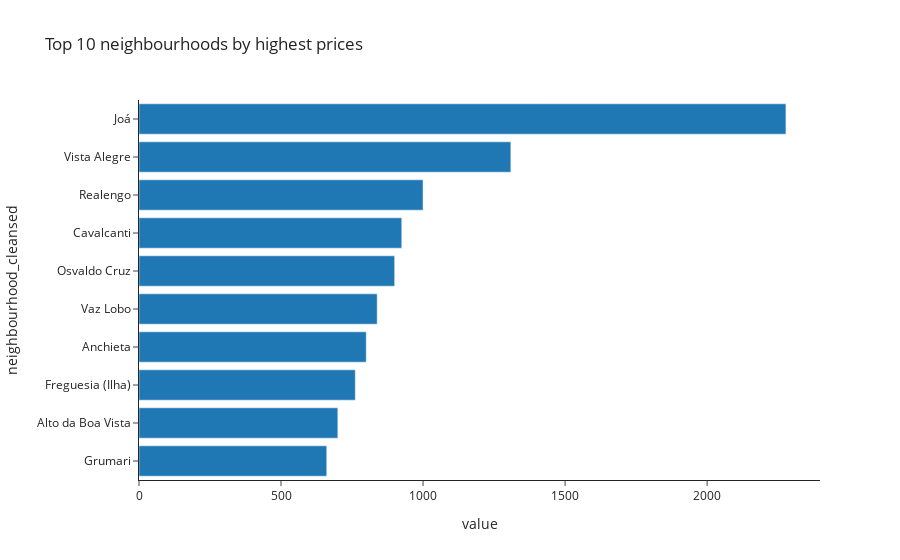

Notebook code for this chart:
### Markdown cell above
We will use the median so that the outliers have a smaller effect.

### Code cell
fig = px.bar(df.groupby('neighbourhood_cleansed').median()['price'].nlargest(10), 
             orientation='h', 
             title="Top 10 neighbourhoods by highest prices",
            template='simple_white')
fig.update_yaxes(categoryorder='total ascending')
fig.update_layout(showlegend=False)

### Figure 1 — Plotly figure (JSON) as saved in the notebook; plotly's stock layout.template omitted (floating-point values rounded to 4 significant figures)
{"data": [{"alignmentgroup": "True", "hovertemplate": "variable=price<br>value=%{x}<br>neighbourhood_cleansed=%{y}<extra></extra>", "legendgroup": "price", "marker": {"color": "#1F77B4"}, "name": "price", "offsetgroup": "price", "orientation": "h", "showlegend": true, "textposition": "auto", "type": "bar", "x": [2278.0, 1309, 1000, 925, 900, 838.5, 800, 761.5, 700, 661], "xaxis": "x", "y": ["Joá", "Vista Alegre", "Realengo", "Cavalcanti", "Osvaldo Cruz", "Vaz Lobo", "Anchieta", "Freguesia (Ilha)", "Alto da Boa Vista", "Grumari"], "yaxis": "y"}], "layout": {"barmode": "relative", "legend": {"title": {"text": "variable"}, "tracegroupgap": 0}, "showlegend": false, "title": {"text": "Top 10 neighbourhoods by highest prices"}, "xaxis": {"anchor": "y", "domain": [0, 1], "title": {"text": "value"}}, "yaxis": {"anchor": "x", "categoryorder": "total ascending", "domain": [0, 1], "title": {"text": "neighbourhood_cleansed"}}}}
